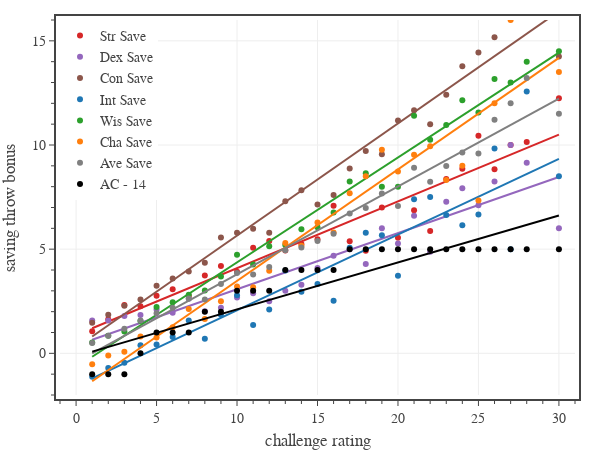

Here is the notebook cell this chart was saved with:
### Code cell
# Saving throw bonus
columns = ['Str Save','Dex Save','Con Save','Int Save','Wis Save','Cha Save','Ave Save','AC - 14']
colors = ['#d62728','#9467bd','#8c564b','#1f77b4','#2ca02c','#ff7f0e','gray','black']

dfD = pd.read_csv('../../assets/data/dmg-targets.csv') # 'CR','PB','AC','AB','DC'
dfD = dfD.set_index('CR')

df1 = df0[df0['Category'].isin(['generic','legendary','unique']) & df0['CR'].between(1, 30)]
df1['Ave Save'] = (df1['Str Save'] + df1['Dex Save'] + df1['Con Save'] + df1['Int Save'] + df1['Wis Save'] + df1['Cha Save'])/6
df1['AC - 14'] = df1.apply(lambda row: dfD.loc[row['CR'], 'AC'] - 14, axis=1)
dfG = df1[['CR'] + columns].groupby('CR').mean()

# create figure
fig = go.Figure(
    layout=go.Layout(
        template=TFB_TEMPLATE,
        margin=dict(l=60, r=25, b=55, t=20, pad=4),
        xaxis=dict(
            title_text='challenge rating',
            range=[-1,31],
            tick0=0, dtick=5,
            minor=dict(tick0=0, dtick=1),
        ),
        yaxis=dict(
            title_text='saving throw bonus',
            range=[-2,16],
            tick0=0, dtick=5,
            minor=dict(tick0=0, dtick=1),
        ),
        legend=dict(
            xanchor='left', yanchor='top',
            x=0.00, y=1.00,
            orientation='v',
            tracegroupgap=0,
        )
    )
)

# plot data
x = dfG.index.to_series()
for column, c in zip(columns, colors):
    coefs = np.polyfit(x, dfG[column], 1)
    poly = np.poly1d(coefs)
    fig.add_trace(go.Scatter(
        x=dfG.index.to_series(), 
        y=dfG[column],
        mode='markers', 
        marker=dict(size=6, color=c),
        name=column,
        legendgroup=column,
        hovertemplate=
            'CR %{x}<br>'+
            'Bonus %{y:,.1f}' + 
            '<extra></extra>'
    ))
    fig.add_trace(go.Scatter(
        x=x, 
        y=poly(x),
        mode='lines', 
        marker=dict(color=c),
        name=column,
        legendgroup=column,
        showlegend=False,
        hoverinfo='skip',
    ))

# show figure
fig.update_layout(width=600, height=450)
fig.show(config=TFB_CONFIG)

# save figures
if SAVEFIGS:
    fig.update_layout(autosize=True, width=None, height=None)
    save_fig_html(fig, format='large', name=f'./fig-monster-save-bonus-vs-cr-large')
    save_fig_html(fig, format='small', name=f'./fig-monster-save-bonus-vs-cr-small')

### Figure 1 — Plotly figure (JSON) as saved in the notebook; plotly's stock layout.template omitted (floating-point values rounded to 4 significant figures)
{"data": [{"hovertemplate": "CR %{x}<br>Bonus %{y:,.1f}<extra></extra>", "legendgroup": "Str Save", "marker": {"color": "#d62728", "size": 6}, "mode": "markers", "name": "Str Save", "type": "scatter", "x": [1, 2, 3, 4, 5, 6, 7, 8, 9, 10, 11, 12, 13, 14, 15, 16, 17, 18, 19, 20, 21, 22, 23, 24, 25, 26, 27, 28, 30], "y": [1.062, 1.634, 2.324, 2.263, 2.767, 3.07, 2.754, 3.74, 4.188, 3.921, 5.073, 5.393, 4.941, 5.25, 5.476, 7.08, 5.375, 4.929, 7, 5.545, 6.867, 5.875, 8.364, 8.857, 10.44, 8.833, 10, 10.14, 12.25]}, {"hoverinfo": "skip", "legendgroup": "Str Save", "marker": {"color": "#d62728"}, "mode": "lines", "name": "Str Save", "showlegend": false, "type": "scatter", "x": [1, 2, 3, 4, 5, 6, 7, 8, 9, 10, 11, 12, 13, 14, 15, 16, 17, 18, 19, 20, 21, 22, 23, 24, 25, 26, 27, 28, 30], "y": [1.205, 1.525, 1.846, 2.167, 2.487, 2.808, 3.128, 3.449, 3.769, 4.09, 4.411, 4.731, 5.052, 5.372, 5.693, 6.014, 6.334, 6.655, 6.975, 7.296, 7.617, 7.937, 8.258, 8.578, 8.899, 9.219, 9.54, 9.861, 10.5]}, {"hovertemplate": "CR %{x}<br>Bonus %{y:,.1f}<extra></extra>", "legendgroup": "Dex Save", "marker": {"color": "#9467bd", "size": 6}, "mode": "markers", "name": "Dex Save", "type": "scatter", "x": [1, 2, 3, 4, 5, 6, 7, 8, 9, 10, 11, 12, 13, 14, 15, 16, 17, 18, 19, 20, 21, 22, 23, 24, 25, 26, 27, 28, 30], "y": [1.575, 1.576, 1.787, 1.838, 2.101, 1.944, 2.623, 2.026, 2.188, 2.684, 2.878, 2.5, 3, 3.292, 4.095, 4.68, 5, 4.286, 6, 5.273, 6.6, 4.875, 7.273, 7.929, 7.111, 8.25, 10, 9.143, 6]}, {"hoverinfo": "skip", "legendgroup": "Dex Save", "marker": {"color": "#9467bd"}, "mode": "lines", "name": "Dex Save", "showlegend": false, "type": "scatter", "x": [1, 2, 3, 4, 5, 6, 7, 8, 9, 10, 11, 12, 13, 14, 15, 16, 17, 18, 19, 20, 21, 22, 23, 24, 25, 26, 27, 28, 30], "y": [0.6507, 0.9201, 1.19, 1.459, 1.728, 1.998, 2.267, 2.537, 2.806, 3.075, 3.345, 3.614, 3.884, 4.153, 4.423, 4.692, 4.961, 5.231, 5.5, 5.77, 6.039, 6.309, 6.578, 6.847, 7.117, 7.386, 7.656, 7.925, 8.464]}, {"hovertemplate": "CR %{x}<br>Bonus %{y:,.1f}<extra></extra>", "legendgroup": "Con Save", "marker": {"color": "#8c564b", "size": 6}, "mode": "markers", "name": "Con Save", "type": "scatter", "x": [1, 2, 3, 4, 5, 6, 7, 8, 9, 10, 11, 12, 13, 14, 15, 16, 17, 18, 19, 20, 21, 22, 23, 24, 25, 26, 27, 28, 30], "y": [1.469, 1.855, 2.279, 2.586, 3.248, 3.592, 3.928, 4.351, 5.562, 5.789, 5.976, 5.786, 7.294, 7.833, 7.143, 7.6, 8.875, 9.714, 9.556, 11.18, 11.67, 11, 12.41, 13.79, 14.44, 15.17, 18, 16.14, 14.25]}, {"hoverinfo": "skip", "legendgroup": "Con Save", "marker": {"color": "#8c564b"}, "mode": "lines", "name": "Con Save", "showlegend": false, "type": "scatter", "x": [1, 2, 3, 4, 5, 6, 7, 8, 9, 10, 11, 12, 13, 14, 15, 16, 17, 18, 19, 20, 21, 22, 23, 24, 25, 26, 27, 28, 30], "y": [0.8067, 1.345, 1.883, 2.422, 2.96, 3.498, 4.037, 4.575, 5.113, 5.651, 6.19, 6.728, 7.266, 7.805, 8.343, 8.881, 9.419, 9.958, 10.5, 11.03, 11.57, 12.11, 12.65, 13.19, 13.73, 14.26, 14.8, 15.34, 16.42]}, {"hovertemplate": "CR %{x}<br>Bonus %{y:,.1f}<extra></extra>", "legendgroup": "Int Save", "marker": {"color": "#1f77b4", "size": 6}, "mode": "markers", "name": "Int Save", "type": "scatter", "x": [1, 2, 3, 4, 5, 6, 7, 8, 9, 10, 11, 12, 13, 14, 15, 16, 17, 18, 19, 20, 21, 22, 23, 24, 25, 26, 27, 28, 30], "y": [-1.124, -0.7093, -0.4559, 0.3838, 0.4186, 0.7887, 1.58, 0.7013, 1.854, 2.789, 1.366, 2.107, 3.971, 2.958, 3.333, 2.52, 5.062, 5.786, 5.667, 3.727, 7.4, 7.5, 6.636, 6.143, 6.667, 9.833, 5, 12.57, 8.5]}, {"hoverinfo": "skip", "legendgroup": "Int Save", "marker": {"color": "#1f77b4"}, "mode": "lines", "name": "Int Save", "showlegend": false, "type": "scatter", "x": [1, 2, 3, 4, 5, 6, 7, 8, 9, 10, 11, 12, 13, 14, 15, 16, 17, 18, 19, 20, 21, 22, 23, 24, 25, 26, 27, 28, 30], "y": [-1.203, -0.84, -0.4767, -0.1134, 0.25, 0.6133, 0.9766, 1.34, 1.703, 2.067, 2.43, 2.793, 3.157, 3.52, 3.883, 4.246, 4.61, 4.973, 5.336, 5.7, 6.063, 6.426, 6.79, 7.153, 7.516, 7.88, 8.243, 8.606, 9.333]}, {"hovertemplate": "CR %{x}<br>Bonus %{y:,.1f}<extra></extra>", "legendgroup": "Wis Save", "marker": {"color": "#2ca02c", "size": 6}, "mode": "markers", "name": "Wis Save", "type": "scatter", "x": [1, 2, 3, 4, 5, 6, 7, 8, 9, 10, 11, 12, 13, 14, 15, 16, 17, 18, 19, 20, 21, 22, 23, 24, 25, 26, 27, 28, 30], "y": [0.5221, 0.8488, 1.051, 1.556, 2.225, 2.451, 2.812, 3.013, 3.688, 4.737, 4.268, 5.143, 5.206, 5.958, 6.048, 6.76, 8.25, 8.643, 8, 8, 11.4, 10.25, 10.95, 12.14, 11.56, 13.17, 13, 14, 14.5]}, {"hoverinfo": "skip", "legendgroup": "Wis Save", "marker": {"color": "#2ca02c"}, "mode": "lines", "name": "Wis Save", "showlegend": false, "type": "scatter", "x": [1, 2, 3, 4, 5, 6, 7, 8, 9, 10, 11, 12, 13, 14, 15, 16, 17, 18, 19, 20, 21, 22, 23, 24, 25, 26, 27, 28, 30], "y": [-0.1641, 0.3393, 0.8428, 1.346, 1.85, 2.353, 2.857, 3.36, 3.864, 4.367, 4.87, 5.374, 5.877, 6.381, 6.884, 7.388, 7.891, 8.395, 8.898, 9.402, 9.905, 10.41, 10.91, 11.42, 11.92, 12.42, 12.93, 13.43, 14.44]}, {"hovertemplate": "CR %{x}<br>Bonus %{y:,.1f}<extra></extra>", "legendgroup": "Cha Save", "marker": {"color": "#ff7f0e", "size": 6}, "mode": "markers", "name": "Cha Save", "type": "scatter", "x": [1, 2, 3, 4, 5, 6, 7, 8, 9, 10, 11, 12, 13, 14, 15, 16, 17, 18, 19, 20, 21, 22, 23, 24, 25, 26, 27, 28, 30], "y": [-0.5221, -0.1047, 0.07353, 0.8081, 0.7597, 1.254, 2.13, 1.649, 2.5, 3.211, 3.171, 3.964, 5.294, 5.167, 6.286, 5.8, 7.688, 8.5, 9.778, 8.727, 9.533, 9.938, 8.318, 9, 7.333, 12, 16, 17.29, 13.5]}, {"hoverinfo": "skip", "legendgroup": "Cha Save", "marker": {"color": "#ff7f0e"}, "mode": "lines", "name": "Cha Save", "showlegend": false, "type": "scatter", "x": [1, 2, 3, 4, 5, 6, 7, 8, 9, 10, 11, 12, 13, 14, 15, 16, 17, 18, 19, 20, 21, 22, 23, 24, 25, 26, 27, 28, 30], "y": [-1.339, -0.8035, -0.2682, 0.2671, 0.8024, 1.338, 1.873, 2.408, 2.944, 3.479, 4.014, 4.549, 5.085, 5.62, 6.155, 6.691, 7.226, 7.761, 8.297, 8.832, 9.367, 9.902, 10.44, 10.97, 11.51, 12.04, 12.58, 13.11, 14.18]}, {"hovertemplate": "CR %{x}<br>Bonus %{y:,.1f}<extra></extra>", "legendgroup": "Ave Save", "marker": {"color": "gray", "size": 6}, "mode": "markers", "name": "Ave Save", "type": "scatter", "x": [1, 2, 3, 4, 5, 6, 7, 8, 9, 10, 11, 12, 13, 14, 15, 16, 17, 18, 19, 20, 21, 22, 23, 24, 25, 26, 27, 28, 30], "y": [0.4971, 0.8498, 1.176, 1.572, 1.92, 2.183, 2.638, 2.58, 3.33, 3.855, 3.789, 4.149, 4.951, 5.076, 5.397, 5.74, 6.708, 6.976, 7.667, 7.076, 8.911, 8.24, 8.992, 9.643, 9.593, 11.21, 12, 13.21, 11.5]}, {"hoverinfo": "skip", "legendgroup": "Ave Save", "marker": {"color": "gray"}, "mode": "lines", "name": "Ave Save", "showlegend": false, "type": "scatter", "x": [1, 2, 3, 4, 5, 6, 7, 8, 9, 10, 11, 12, 13, 14, 15, 16, 17, 18, 19, 20, 21, 22, 23, 24, 25, 26, 27, 28, 30], "y": [-0.007337, 0.4144, 0.8361, 1.258, 1.68, 2.101, 2.523, 2.945, 3.367, 3.788, 4.21, 4.632, 5.053, 5.475, 5.897, 6.319, 6.74, 7.162, 7.584, 8.006, 8.427, 8.849, 9.271, 9.692, 10.11, 10.54, 10.96, 11.38, 12.22]}, {"hovertemplate": "CR %{x}<br>Bonus %{y:,.1f}<extra></extra>", "legendgroup": "AC - 14", "marker": {"color": "black", "size": 6}, "mode": "markers", "name": "AC - 14", "type": "scatter", "x": [1, 2, 3, 4, 5, 6, 7, 8, 9, 10, 11, 12, 13, 14, 15, 16, 17, 18, 19, 20, 21, 22, 23, 24, 25, 26, 27, 28, 30], "y": [-1, -1, -1, 0, 1, 1, 1, 2, 2, 3, 3, 3, 4, 4, 4, 4, 5, 5, 5, 5, 5, 5, 5, 5, 5, 5, 5, 5, 5]}, {"hoverinfo": "skip", "legendgroup": "AC - 14", "marker": {"color": "black"}, "mode": "lines", "name": "AC - 14", "showlegend": false, "type": "scatter", "x": [1, 2, 3, 4, 5, 6, 7, 8, 9, 10, 11, 12, 13, 14, 15, 16, 17, 18, 19, 20, 21, 22, 23, 24, 25, 26, 27, 28, 30], "y": [0.08027, 0.3055, 0.5307, 0.756, 0.9812, 1.206, 1.432, 1.657, 1.882, 2.107, 2.333, 2.558, 2.783, 3.008, 3.234, 3.459, 3.684, 3.909, 4.135, 4.36, 4.585, 4.81, 5.036, 5.261, 5.486, 5.711, 5.936, 6.162, 6.612]}], "layout": {"height": 450, "legend": {"orientation": "v", "tracegroupgap": 0, "x": 0, "xanchor": "left", "y": 1, "yanchor": "top"}, "margin": {"b": 55, "l": 60, "pad": 4, "r": 25, "t": 20}, "width": 600, "xaxis": {"dtick": 5, "minor": {"dtick": 1, "tick0": 0}, "range": [-1, 31], "tick0": 0, "title": {"text": "challenge rating"}}, "yaxis": {"dtick": 5, "minor": {"dtick": 1, "tick0": 0}, "range": [-2, 16], "tick0": 0, "title": {"text": "saving throw bonus"}}}}
